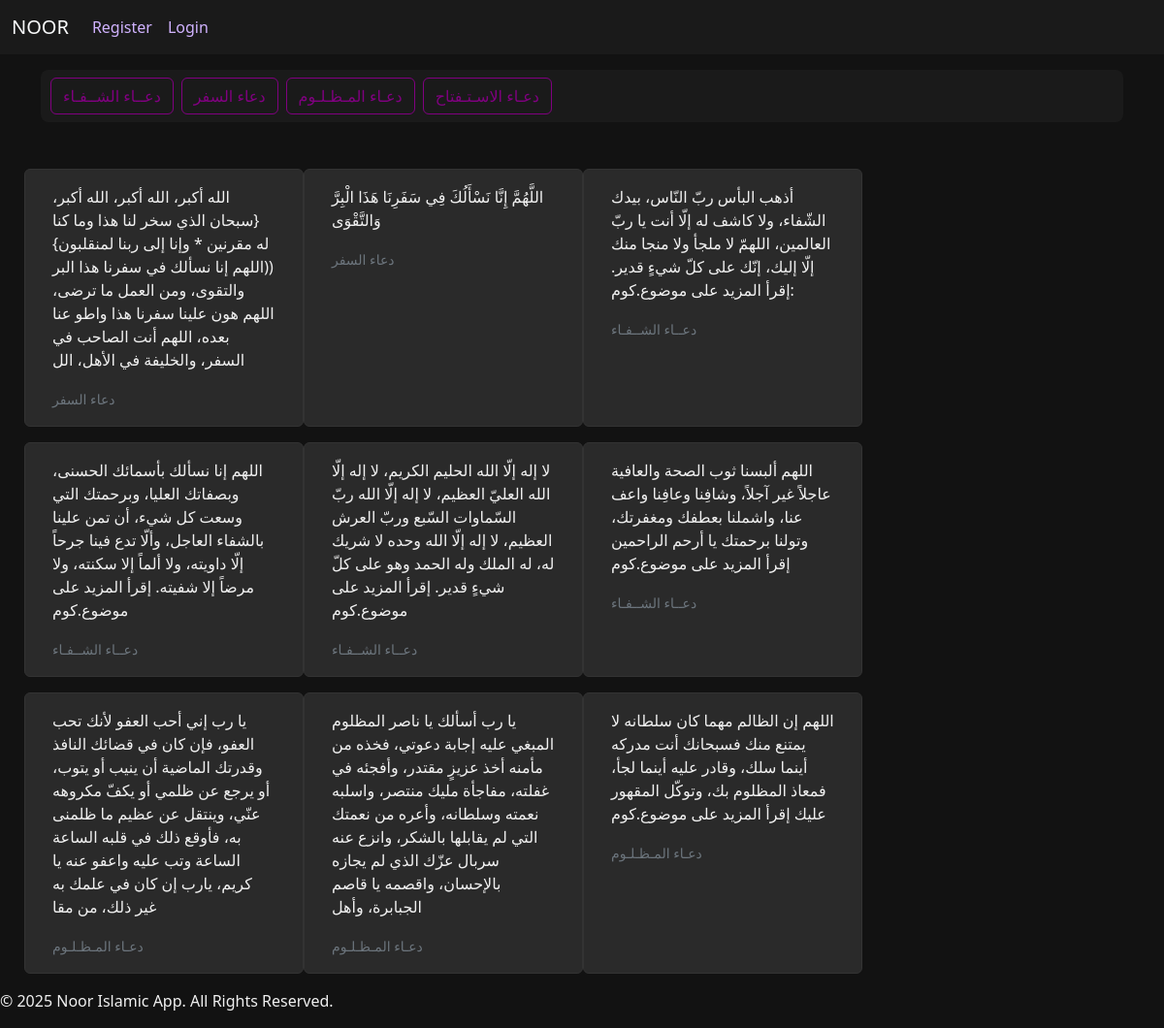
Page /doaa/ on the committed database.
### core/models.py (models this page shows, shortened)
class DoaaType(models.Model) :
    name = models.CharField(max_length=255 , unique=True)

class Doaa(models.Model) :
    text = models.CharField(max_length=255)
    type = models.ForeignKey(DoaaType, on_delete=models.CASCADE, related_name="doaa")

### core/views.py (the view)
# urls.py: path("doaa/", views.doaa_view , name='doaa'),
def doaa_view(request) :
    doaa = Doaa.objects.all()
    doaa_types = DoaaType.objects.all()
    print(doaa)
    return render(request, "doaa.html",{"doaa":doaa,"doaa_types":doaa_types})

### core/templates/doaa.html
{% extends 'base.html' %}
{% block content %}
<div class="container mt-3">
      <div class="d-flex overflow-auto flex-nowrap py-2" style="background-color: #1a1a1a; padding: 10px; border-radius: 8px;">
        {% for j in doaa_types %}
         <a href="{% url 'doaa_type' j.id   %}" class="btn flex-shrink-0 me-2"
             style="border: 1px solid #800080; color: #800080; background-color: transparent;">
            {{ j.name }}
          </a>
        {% endfor %}
      </div>
  </div>
    <div class="container mt-5" style="margin-left: 25px;">
      <div class="row">
        {% for i in doaa %}
        <div class="card mb-3" style="width: 18rem; background-color: #2a2a2a; color: #f0f0f0;">
          <div class="card-body">
            <p class="card-text">{{i.text}}</p>
            <small class="card-link text-secondary">{{i.type.name}}</small>
          </div>
      </div>
      {% endfor %}
      </div>
    </div>
{% endblock content %}

### core/templates/base.html (shortened to what this page needs)
<!DOCTYPE html>
<html lang="en">
<head>
    <link href="https://cdn.jsdelivr.net/npm/bootstrap@5.3.8/dist/css/bootstrap.min.css" rel="stylesheet">
</head>
<body>
 <nav class="navbar navbar-expand-lg">
  <div class="container-fluid">
      <a class="navbar-brand text-light" href="/">NOOR</a>
    <div class="collapse navbar-collapse" id="navbarNav">
      <ul class="navbar-nav">
               {% if request.user.is_authenticated  %}
          <li class="nav-item">
            <a class="nav-link active" aria-current="page" href="{% url 'index'  %}">اذكـــــار</a>
        </li>
        <li class="nav-item">
            <a class="nav-link" href="{% url 'doaa'  %}">دعــاء</a>
        </li>
        <li class="nav-item">
            <a class="nav-link" href="{% url 'tasbih'  %}">تســبيح</a>
        </li>
        <li class="nav-item">
            <a class="nav-link disabled" href="{% url 'logout' %}">Logout</a>
        </li>
        {% else %}
        <li class="nav-item">
            <a class="nav-link" href="{% url 'register'  %}">Register</a>
        </li>
        <li class="nav-item">
            <a class="nav-link" href="{% url 'logout' %}">Login</a>
        </li>
        {% endif %}
    </ul>
</div>
</div>
</nav>
{% block content %}
{% endblock content %}
  <footer>
    <p>&copy; 2025 Noor Islamic App. All Rights Reserved.</p>
  </footer>
</body>
</html>

### core/templates/base.html (style rules this page uses)
body { background-color: #121212; color: #f0f0f0; }
.navbar { background-color: #1a1a1a !important; }
.nav-link { color: #d1b3ff !important; }
.card { background-color: #1f1f1f; color: #f0f0f0; border: 1px solid #333; }

### rows in the picture
DoaaType: name "دعــاء الشــفـاء"
DoaaType: name "دعاء السفر"
DoaaType: name "دعـاء المـظـلـوم"
DoaaType: name "دعـاء الاسـتـفتاح"
Doaa: text "الله أكبر، الله أكبر، الله أكبر، {سبحان الذي سخر لنا هذا وما كنا له مقرنين * وإنا إلى ربنا لمنقلبون} ((اللهم إنا نسألك في سفرنا هذا البر والتقوى، ومن العمل ما ترضى، اللهم هون علينا سفرنا هذا واطو عنا بعده، اللهم أنت الصاحب في السفر، والخليفة في الأهل، الل", type.name "دعاء السفر"
Doaa: text "اللَّهُمَّ إِنَّا نَسْأَلُكَ فِي سَفَرِنَا هَذَا الْبِرَّ وَالتَّقْوَى", type.name "دعاء السفر"
Doaa: text "أذهب البأس ربّ النّاس، بيدك الشّفاء، ولا كاشف له إلّا أنت يا ربّ العالمين، اللهمّ لا ملجأ ولا منجا منك إلّا إليك، إنّك على كلّ شيءٍ قدير. إقرأ المزيد على موضوع.كوم:", type.name "دعــاء الشــفـاء"
Doaa: text "اللهم إنا نسألك بأسمائك الحسنى، وبصفاتك العليا، وبرحمتك التي وسعت كل شيء، أن تمن علينا بالشفاء العاجل، وألّا تدع فينا جرحاً إلّا داويته، ولا ألماً إلا سكنته، ولا مرضاً إلا شفيته. إقرأ المزيد على موضوع.كوم", type.name "دعــاء الشــفـاء"
Doaa: text "لا إله إلّا الله الحليم الكريم، لا إله إلّا الله العليّ العظيم، لا إله إلّا الله ربّ السّماوات السّبع وربّ العرش العظيم، لا إله إلّا الله وحده لا شريك له، له الملك وله الحمد وهو على كلّ شيءٍ قدير. إقرأ المزيد على موضوع.كوم", type.name "دعــاء الشــفـاء"
Doaa: text "اللهم ألبسنا ثوب الصحة والعافية عاجلاً غير آجلاً، وشافِنا وعافِنا واعف عنا، واشملنا بعطفك ومغفرتك، وتولنا برحمتك يا أرحم الراحمين إقرأ المزيد على موضوع.كوم", type.name "دعــاء الشــفـاء"
Doaa: text "يا رب إني أحب العفو لأنك تحب العفو، فإن كان في قضائك النافذ وقدرتك الماضية أن ينيب أو يتوب، أو يرجع عن ظلمي أو يكفّ مكروهه عنّي، وينتقل عن عظيم ما ظلمنى به، فأوقع ذلك في قلبه الساعة الساعة وتب عليه واعفو عنه يا كريم، يارب إن كان في علمك به غير ذلك، من مقا", type.name "دعـاء المـظـلـوم"
Doaa: text "يا رب أسألك يا ناصر المظلوم المبغي عليه إجابة دعوتي، فخذه من مأمنه أخذ عزيزٍ مقتدر، وأفجئه في غفلته، مفاجأة مليك منتصر، واسلبه نعمته وسلطانه، وأعره من نعمتك التي لم يقابلها بالشكر، وانزع عنه سربال عزّك الذي لم يجازه بالإحسان، واقصمه يا قاصم الجبابرة، وأهل", type.name "دعـاء المـظـلـوم"
Doaa: text "اللهم إن الظالم مهما كان سلطانه لا يمتنع منك فسبحانك أنت مدركه أينما سلك، وقادر عليه أينما لجأ، فمعاذ المظلوم بك، وتوكّل المقهور عليك إقرأ المزيد على موضوع.كوم", type.name "دعـاء المـظـلـوم"
